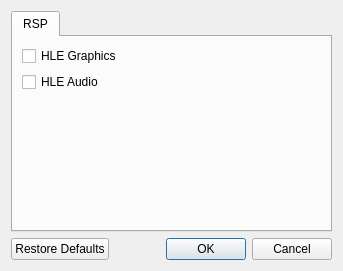
<?xml version="1.0" encoding="UTF-8"?>
<ui version="4.0">
 <class>MainDialog</class>
 <widget class="QDialog" name="MainDialog">
  <property name="geometry">
   <rect>
    <x>0</x>
    <y>0</y>
    <width>343</width>
    <height>271</height>
   </rect>
  </property>
  <property name="windowTitle">
   <string>RSP-Parallel</string>
  </property>
  <layout class="QVBoxLayout" name="verticalLayout_2">
   <item>
    <layout class="QHBoxLayout" name="horizontalLayout">
     <item>
      <widget class="QTabWidget" name="tabWidget">
       <widget class="QWidget" name="tab">
        <attribute name="title">
         <string>RSP</string>
        </attribute>
        <layout class="QVBoxLayout" name="verticalLayout">
         <item>
          <layout class="QHBoxLayout" name="horizontalLayout_6">
           <item>
            <layout class="QVBoxLayout" name="verticalLayout_3">
             <item>
              <widget class="QCheckBox" name="hleGFXCheckBox">
               <property name="text">
                <string>HLE Graphics</string>
               </property>
              </widget>
             </item>
             <item>
              <widget class="QCheckBox" name="hleAUDCheckBox">
               <property name="text">
                <string>HLE Audio</string>
               </property>
              </widget>
             </item>
            </layout>
           </item>
          </layout>
         </item>
         <item>
          <spacer name="verticalSpacer">
           <property name="orientation">
            <enum>Qt::Orientation::Vertical</enum>
           </property>
           <property name="sizeHint" stdset="0">
            <size>
             <width>20</width>
             <height>40</height>
            </size>
           </property>
          </spacer>
         </item>
        </layout>
       </widget>
      </widget>
     </item>
    </layout>
   </item>
   <item>
    <widget class="QDialogButtonBox" name="buttonBox">
     <property name="orientation">
      <enum>Qt::Orientation::Horizontal</enum>
     </property>
     <property name="standardButtons">
      <set>QDialogButtonBox::StandardButton::Cancel|QDialogButtonBox::StandardButton::Ok|QDialogButtonBox::StandardButton::RestoreDefaults</set>
     </property>
    </widget>
   </item>
  </layout>
 </widget>
 <resources/>
 <connections>
  <connection>
   <sender>buttonBox</sender>
   <signal>accepted()</signal>
   <receiver>MainDialog</receiver>
   <slot>accept()</slot>
   <hints>
    <hint type="sourcelabel">
     <x>248</x>
     <y>254</y>
    </hint>
    <hint type="destinationlabel">
     <x>157</x>
     <y>274</y>
    </hint>
   </hints>
  </connection>
  <connection>
   <sender>buttonBox</sender>
   <signal>rejected()</signal>
   <receiver>MainDialog</receiver>
   <slot>reject()</slot>
   <hints>
    <hint type="sourcelabel">
     <x>316</x>
     <y>260</y>
    </hint>
    <hint type="destinationlabel">
     <x>286</x>
     <y>274</y>
    </hint>
   </hints>
  </connection>
 </connections>
</ui>
